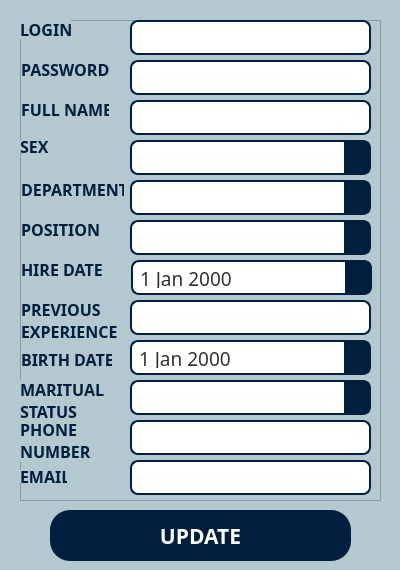
<?xml version="1.0" encoding="UTF-8"?>
<ui version="4.0">
 <class>Dialog</class>
 <widget class="QDialog" name="Dialog">
  <property name="windowModality">
   <enum>Qt::NonModal</enum>
  </property>
  <property name="geometry">
   <rect>
    <x>0</x>
    <y>0</y>
    <width>400</width>
    <height>570</height>
   </rect>
  </property>
  <property name="sizePolicy">
   <sizepolicy hsizetype="Preferred" vsizetype="Preferred">
    <horstretch>0</horstretch>
    <verstretch>0</verstretch>
   </sizepolicy>
  </property>
  <property name="minimumSize">
   <size>
    <width>400</width>
    <height>570</height>
   </size>
  </property>
  <property name="maximumSize">
   <size>
    <width>400</width>
    <height>570</height>
   </size>
  </property>
  <property name="sizeIncrement">
   <size>
    <width>0</width>
    <height>0</height>
   </size>
  </property>
  <property name="windowTitle">
   <string>Edit Worker</string>
  </property>
  <property name="windowIcon">
   <iconset>
    <selectedon>:/img/src/image/edit_icon.png</selectedon>
   </iconset>
  </property>
  <property name="styleSheet">
   <string notr="true">background-color: rgb(179, 200, 207);</string>
  </property>
  <property name="modal">
   <bool>false</bool>
  </property>
  <widget class="QFrame" name="frame">
   <property name="geometry">
    <rect>
     <x>20</x>
     <y>20</y>
     <width>361</width>
     <height>481</height>
    </rect>
   </property>
   <property name="frameShape">
    <enum>QFrame::StyledPanel</enum>
   </property>
   <property name="frameShadow">
    <enum>QFrame::Raised</enum>
   </property>
   <widget class="QComboBox" name="position_comboBox">
    <property name="geometry">
     <rect>
      <x>110</x>
      <y>200</y>
      <width>241</width>
      <height>35</height>
     </rect>
    </property>
    <property name="font">
     <font>
      <family>Caros Light</family>
      <pointsize>14</pointsize>
     </font>
    </property>
    <property name="styleSheet">
     <string notr="true">QComboBox {
                background-color: rgb(255, 255, 255);
                border: 2px solid  rgb(0, 31, 63);
                border-radius: 8px;
                padding: 5px;
                font-size: 14pt;
                color: rgb(50, 50, 50);
            }
            QComboBox::drop-down {
                background-color: rgb(0, 31, 63);
                border: none;
                width: 25px;
            }
            QComboBox::down-arrow {
                image: url(:/img/src/image/chevron_down.png); 
                width: 12px;
                height: 12px;
            }</string>
    </property>
   </widget>
   <widget class="QDateEdit" name="hire_date_dateEdit">
    <property name="geometry">
     <rect>
      <x>111</x>
      <y>240</y>
      <width>241</width>
      <height>35</height>
     </rect>
    </property>
    <property name="font">
     <font>
      <family>Caros Light</family>
      <pointsize>14</pointsize>
     </font>
    </property>
    <property name="styleSheet">
     <string notr="true">QDateEdit {
                background-color: rgb(255, 255, 255);
                border: 2px solid  rgb(0, 31, 63);
                border-radius: 8px;
                padding: 5px;
                font-size: 14pt;
                color: rgb(50, 50, 50);
            }
QDateEdit::drop-down {
                background-color: rgb(0, 31, 63);
                border: none;
                width: 25px;
            }
            QDateEdit::down-arrow {
                image: url(:/img/src/image/chevron_down.png); 
                width: 12px;
                height: 12px;
            }
            QDateEdit QCalendarWidget {
                background-color: rgb(240, 240, 240);
                border: 1px solid rgb(200, 200, 200);
                font-size: 12pt;
                color: rgb(0, 0, 0);
				font: 25 16pt &quot;Caros Light&quot;;
            }
            QDateEdit QCalendarWidget QToolButton {
                color: rgb(0, 31, 63);
                font-size: 12pt;
                border: none;
                margin: 5px;
                padding: 5px;
                border-radius: 5px;
				font: 25 16pt &quot;Caros Light&quot;;
            }
            QDateEdit QCalendarWidget QToolButton:hover {
                background-color: rgb(58, 109, 140);
				font: 25 16pt &quot;Caros Light&quot;;
            }
            QDateEdit QCalendarWidget QTableView {
                background-color: white;
                color: black;
				font: 25 16pt &quot;Caros Light&quot;;
            }
QDateEdit QCalendarWidget QTableView:selected {
                background-color: rgb(0, 122, 204);
                color: white;
				font: 25 16pt &quot;Caros Light&quot;;
 }
QDateEdit QCalendarWidget QToolButton#qt_calendar_prevmonth  {
	qproperty-icon: none;
    image: url(:/img/src/image/Left.png);
}

QDateEdit QCalendarWidget QToolButton#qt_calendar_nextmonth {
	qproperty-icon: none;
    image: url(:/img/src/image/Right.png); 
}
</string>
    </property>
    <property name="locale">
     <locale language="English" country="UnitedStates"/>
    </property>
    <property name="minimumDateTime">
     <datetime>
      <hour>0</hour>
      <minute>0</minute>
      <second>0</second>
      <year>1945</year>
      <month>9</month>
      <day>14</day>
     </datetime>
    </property>
    <property name="calendarPopup">
     <bool>true</bool>
    </property>
   </widget>
   <widget class="QLabel" name="label">
    <property name="geometry">
     <rect>
      <x>0</x>
      <y>0</y>
      <width>51</width>
      <height>19</height>
     </rect>
    </property>
    <property name="font">
     <font>
      <family>Caros Black</family>
      <pointsize>12</pointsize>
      <weight>75</weight>
      <bold>true</bold>
     </font>
    </property>
    <property name="styleSheet">
     <string notr="true">color:  rgb(0, 31, 63);</string>
    </property>
    <property name="text">
     <string>LOGIN</string>
    </property>
   </widget>
   <widget class="QLabel" name="label_2">
    <property name="geometry">
     <rect>
      <x>1</x>
      <y>40</y>
      <width>91</width>
      <height>19</height>
     </rect>
    </property>
    <property name="font">
     <font>
      <family>Caros Black</family>
      <pointsize>12</pointsize>
      <weight>75</weight>
      <bold>true</bold>
     </font>
    </property>
    <property name="styleSheet">
     <string notr="true">color:  rgb(0, 31, 63);</string>
    </property>
    <property name="text">
     <string>PASSWORD</string>
    </property>
   </widget>
   <widget class="QLabel" name="label_3">
    <property name="geometry">
     <rect>
      <x>1</x>
      <y>80</y>
      <width>88</width>
      <height>19</height>
     </rect>
    </property>
    <property name="font">
     <font>
      <family>Caros Black</family>
      <pointsize>12</pointsize>
      <weight>75</weight>
      <bold>true</bold>
     </font>
    </property>
    <property name="styleSheet">
     <string notr="true">color:  rgb(0, 31, 63);</string>
    </property>
    <property name="text">
     <string>FULL NAME</string>
    </property>
   </widget>
   <widget class="QLabel" name="label_4">
    <property name="geometry">
     <rect>
      <x>1</x>
      <y>160</y>
      <width>103</width>
      <height>19</height>
     </rect>
    </property>
    <property name="font">
     <font>
      <family>Caros Black</family>
      <pointsize>12</pointsize>
      <weight>75</weight>
      <bold>true</bold>
     </font>
    </property>
    <property name="styleSheet">
     <string notr="true">color:  rgb(0, 31, 63);</string>
    </property>
    <property name="text">
     <string>DEPARTMENT</string>
    </property>
   </widget>
   <widget class="QLabel" name="label_5">
    <property name="geometry">
     <rect>
      <x>1</x>
      <y>200</y>
      <width>78</width>
      <height>19</height>
     </rect>
    </property>
    <property name="font">
     <font>
      <family>Caros Black</family>
      <pointsize>12</pointsize>
      <weight>75</weight>
      <bold>true</bold>
     </font>
    </property>
    <property name="styleSheet">
     <string notr="true">color:  rgb(0, 31, 63);</string>
    </property>
    <property name="text">
     <string>POSITION</string>
    </property>
   </widget>
   <widget class="QLabel" name="label_6">
    <property name="geometry">
     <rect>
      <x>1</x>
      <y>240</y>
      <width>81</width>
      <height>19</height>
     </rect>
    </property>
    <property name="font">
     <font>
      <family>Caros Black</family>
      <pointsize>12</pointsize>
      <weight>75</weight>
      <bold>true</bold>
     </font>
    </property>
    <property name="styleSheet">
     <string notr="true">color:  rgb(0, 31, 63);</string>
    </property>
    <property name="text">
     <string>HIRE DATE</string>
    </property>
   </widget>
   <widget class="QLabel" name="label_7">
    <property name="geometry">
     <rect>
      <x>1</x>
      <y>280</y>
      <width>96</width>
      <height>41</height>
     </rect>
    </property>
    <property name="font">
     <font>
      <family>Caros Black</family>
      <pointsize>12</pointsize>
      <weight>75</weight>
      <bold>true</bold>
     </font>
    </property>
    <property name="acceptDrops">
     <bool>false</bool>
    </property>
    <property name="styleSheet">
     <string notr="true">color:  rgb(0, 31, 63);</string>
    </property>
    <property name="text">
     <string>PREVIOUS EXPERIENCE</string>
    </property>
    <property name="scaledContents">
     <bool>false</bool>
    </property>
    <property name="wordWrap">
     <bool>true</bool>
    </property>
   </widget>
   <widget class="QLabel" name="label_8">
    <property name="geometry">
     <rect>
      <x>1</x>
      <y>330</y>
      <width>91</width>
      <height>19</height>
     </rect>
    </property>
    <property name="font">
     <font>
      <family>Caros Black</family>
      <pointsize>12</pointsize>
      <weight>75</weight>
      <bold>true</bold>
     </font>
    </property>
    <property name="styleSheet">
     <string notr="true">color:  rgb(0, 31, 63);</string>
    </property>
    <property name="text">
     <string>BIRTH DATE</string>
    </property>
   </widget>
   <widget class="QDateEdit" name="birth_date_dateEdit">
    <property name="geometry">
     <rect>
      <x>110</x>
      <y>320</y>
      <width>241</width>
      <height>35</height>
     </rect>
    </property>
    <property name="font">
     <font>
      <family>Caros Light</family>
      <pointsize>14</pointsize>
     </font>
    </property>
    <property name="styleSheet">
     <string notr="true">QDateEdit {
                background-color: rgb(255, 255, 255);
                border: 2px solid  rgb(0, 31, 63);
                border-radius: 8px;
                padding: 5px;
                font-size: 14pt;
                color: rgb(50, 50, 50);
            }
QDateEdit::drop-down {
                background-color: rgb(0, 31, 63);
                border: none;
                width: 25px;
            }
            QDateEdit::down-arrow {
                image: url(:/img/src/image/chevron_down.png); 
                width: 12px;
                height: 12px;
            }
            QDateEdit QCalendarWidget {
                background-color: rgb(240, 240, 240);
                border: 1px solid rgb(200, 200, 200);
                font-size: 12pt;
                color: rgb(0, 0, 0);
				font: 25 16pt &quot;Caros Light&quot;;
            }
            QDateEdit QCalendarWidget QToolButton {
                color: rgb(0, 31, 63);
                font-size: 12pt;
                border: none;
                margin: 5px;
                padding: 5px;
                border-radius: 5px;
				font: 25 16pt &quot;Caros Light&quot;;
            }
            QDateEdit QCalendarWidget QToolButton:hover {
                background-color: rgb(58, 109, 140);
				font: 25 16pt &quot;Caros Light&quot;;
            }
            QDateEdit QCalendarWidget QTableView {
                background-color: white;
                color: black;
				font: 25 16pt &quot;Caros Light&quot;;
            }
QDateEdit QCalendarWidget QTableView:selected {
                background-color: rgb(0, 122, 204);
                color: white;
				font: 25 16pt &quot;Caros Light&quot;;
 }
QDateEdit QCalendarWidget QToolButton#qt_calendar_prevmonth  {
	qproperty-icon: none;
    image: url(:/img/src/image/Left.png);
}

QDateEdit QCalendarWidget QToolButton#qt_calendar_nextmonth {
	qproperty-icon: none;
    image: url(:/img/src/image/Right.png); 
}
</string>
    </property>
    <property name="locale">
     <locale language="English" country="UnitedStates"/>
    </property>
    <property name="minimumDateTime">
     <datetime>
      <hour>0</hour>
      <minute>0</minute>
      <second>0</second>
      <year>1945</year>
      <month>9</month>
      <day>14</day>
     </datetime>
    </property>
    <property name="calendarPopup">
     <bool>true</bool>
    </property>
   </widget>
   <widget class="QLineEdit" name="experience_lineEdit">
    <property name="geometry">
     <rect>
      <x>110</x>
      <y>280</y>
      <width>241</width>
      <height>35</height>
     </rect>
    </property>
    <property name="font">
     <font>
      <pointsize>10</pointsize>
     </font>
    </property>
    <property name="styleSheet">
     <string notr="true">QLineEdit {
	background-color: rgb(255, 255, 255);
    border: 2px solid  rgb(0, 31, 63);
    border-radius: 8px; 
    padding: 5px; 
	font-size: 10pt;
}</string>
    </property>
    <property name="maxLength">
     <number>100</number>
    </property>
   </widget>
   <widget class="QLineEdit" name="full_name_lineEdit">
    <property name="geometry">
     <rect>
      <x>110</x>
      <y>80</y>
      <width>241</width>
      <height>35</height>
     </rect>
    </property>
    <property name="font">
     <font>
      <pointsize>10</pointsize>
     </font>
    </property>
    <property name="styleSheet">
     <string notr="true">QLineEdit {
	background-color: rgb(255, 255, 255);
    border: 2px solid  rgb(0, 31, 63);
    border-radius: 8px; 
    padding: 5px; 
	font-size: 10pt;
}</string>
    </property>
    <property name="text">
     <string/>
    </property>
    <property name="maxLength">
     <number>100</number>
    </property>
    <property name="placeholderText">
     <string/>
    </property>
   </widget>
   <widget class="QLineEdit" name="password_lineEdit">
    <property name="geometry">
     <rect>
      <x>110</x>
      <y>40</y>
      <width>241</width>
      <height>35</height>
     </rect>
    </property>
    <property name="font">
     <font>
      <pointsize>10</pointsize>
     </font>
    </property>
    <property name="styleSheet">
     <string notr="true">QLineEdit {
	background-color: rgb(255, 255, 255);
    border: 2px solid  rgb(0, 31, 63);
    border-radius: 8px; 
    padding: 5px; 
	font-size: 10pt;
}</string>
    </property>
    <property name="maxLength">
     <number>100</number>
    </property>
   </widget>
   <widget class="QLineEdit" name="login_lineEdit">
    <property name="geometry">
     <rect>
      <x>110</x>
      <y>0</y>
      <width>241</width>
      <height>35</height>
     </rect>
    </property>
    <property name="font">
     <font>
      <family>Caros Light</family>
      <pointsize>10</pointsize>
     </font>
    </property>
    <property name="styleSheet">
     <string notr="true">QLineEdit {
	background-color: rgb(255, 255, 255);
    border: 2px solid  rgb(0, 31, 63);
    border-radius: 8px; 
    padding: 5px; 
	font-size: 10pt;
}</string>
    </property>
    <property name="maxLength">
     <number>100</number>
    </property>
   </widget>
   <widget class="QComboBox" name="department_comboBox">
    <property name="geometry">
     <rect>
      <x>110</x>
      <y>160</y>
      <width>241</width>
      <height>35</height>
     </rect>
    </property>
    <property name="font">
     <font>
      <family>Caros Light</family>
      <pointsize>14</pointsize>
     </font>
    </property>
    <property name="styleSheet">
     <string notr="true">QComboBox {
                background-color: rgb(255, 255, 255);
                border: 2px solid  rgb(0, 31, 63);
                border-radius: 8px;
                padding: 5px;
                font-size: 14pt;
                color: rgb(50, 50, 50);
            }
            QComboBox::drop-down {
                background-color: rgb(0, 31, 63);
                border: none;
                width: 25px;
            }
            QComboBox::down-arrow {
                image: url(:/img/src/image/chevron_down.png); 
                width: 12px;
                height: 12px;
            }</string>
    </property>
    <property name="currentText">
     <string/>
    </property>
   </widget>
   <widget class="QComboBox" name="sex_comboBox">
    <property name="geometry">
     <rect>
      <x>110</x>
      <y>120</y>
      <width>241</width>
      <height>35</height>
     </rect>
    </property>
    <property name="font">
     <font>
      <family>Caros Light</family>
      <pointsize>14</pointsize>
     </font>
    </property>
    <property name="styleSheet">
     <string notr="true">QComboBox {
                background-color: rgb(255, 255, 255);
                border: 2px solid  rgb(0, 31, 63);
                border-radius: 8px;
                padding: 5px;
                font-size: 14pt;
                color: rgb(50, 50, 50);
            }
            QComboBox::drop-down {
                background-color: rgb(0, 31, 63);
                border: none;
                width: 25px;
            }
            QComboBox::down-arrow {
                image: url(:/img/src/image/chevron_down.png); 
                width: 12px;
                height: 12px;
            }</string>
    </property>
    <property name="editable">
     <bool>false</bool>
    </property>
    <property name="currentText">
     <string/>
    </property>
   </widget>
   <widget class="QLabel" name="label_9">
    <property name="geometry">
     <rect>
      <x>0</x>
      <y>120</y>
      <width>47</width>
      <height>13</height>
     </rect>
    </property>
    <property name="font">
     <font>
      <family>Caros Black</family>
      <pointsize>12</pointsize>
      <weight>75</weight>
      <bold>true</bold>
     </font>
    </property>
    <property name="styleSheet">
     <string notr="true">color:  rgb(0, 31, 63);</string>
    </property>
    <property name="text">
     <string>SEX</string>
    </property>
   </widget>
   <widget class="QComboBox" name="maritual_status_comboBox">
    <property name="geometry">
     <rect>
      <x>110</x>
      <y>360</y>
      <width>241</width>
      <height>35</height>
     </rect>
    </property>
    <property name="font">
     <font>
      <family>Caros Light</family>
      <pointsize>14</pointsize>
     </font>
    </property>
    <property name="styleSheet">
     <string notr="true">QComboBox {
                background-color: rgb(255, 255, 255);
                border: 2px solid  rgb(0, 31, 63);
                border-radius: 8px;
                padding: 5px;
                font-size: 14pt;
                color: rgb(50, 50, 50);
            }
            QComboBox::drop-down {
                background-color: rgb(0, 31, 63);
                border: none;
                width: 25px;
            }
            QComboBox::down-arrow {
                image: url(:/img/src/image/chevron_down.png); 
                width: 12px;
                height: 12px;
            }</string>
    </property>
   </widget>
   <widget class="QLineEdit" name="phone_number_lineEdit">
    <property name="geometry">
     <rect>
      <x>110</x>
      <y>400</y>
      <width>241</width>
      <height>35</height>
     </rect>
    </property>
    <property name="font">
     <font>
      <pointsize>10</pointsize>
     </font>
    </property>
    <property name="styleSheet">
     <string notr="true">QLineEdit {
	background-color: rgb(255, 255, 255);
    border: 2px solid  rgb(0, 31, 63);
    border-radius: 8px; 
    padding: 5px; 
	font-size: 10pt;
}</string>
    </property>
    <property name="maxLength">
     <number>100</number>
    </property>
   </widget>
   <widget class="QLineEdit" name="email_lineEdit">
    <property name="geometry">
     <rect>
      <x>110</x>
      <y>440</y>
      <width>241</width>
      <height>35</height>
     </rect>
    </property>
    <property name="font">
     <font>
      <pointsize>10</pointsize>
     </font>
    </property>
    <property name="styleSheet">
     <string notr="true">QLineEdit {
	background-color: rgb(255, 255, 255);
    border: 2px solid  rgb(0, 31, 63);
    border-radius: 8px; 
    padding: 5px; 
	font-size: 10pt;
}</string>
    </property>
    <property name="maxLength">
     <number>100</number>
    </property>
   </widget>
   <widget class="QLabel" name="label_10">
    <property name="geometry">
     <rect>
      <x>0</x>
      <y>400</y>
      <width>91</width>
      <height>41</height>
     </rect>
    </property>
    <property name="font">
     <font>
      <family>Caros Black</family>
      <pointsize>12</pointsize>
      <weight>75</weight>
      <bold>true</bold>
     </font>
    </property>
    <property name="styleSheet">
     <string notr="true">color:  rgb(0, 31, 63);</string>
    </property>
    <property name="text">
     <string>PHONE NUMBER</string>
    </property>
    <property name="wordWrap">
     <bool>true</bool>
    </property>
   </widget>
   <widget class="QLabel" name="label_11">
    <property name="geometry">
     <rect>
      <x>0</x>
      <y>450</y>
      <width>47</width>
      <height>13</height>
     </rect>
    </property>
    <property name="font">
     <font>
      <family>Caros Black</family>
      <pointsize>12</pointsize>
      <weight>75</weight>
      <bold>true</bold>
     </font>
    </property>
    <property name="styleSheet">
     <string notr="true">color:  rgb(0, 31, 63);</string>
    </property>
    <property name="text">
     <string>EMAIL</string>
    </property>
   </widget>
   <widget class="QLabel" name="label_12">
    <property name="geometry">
     <rect>
      <x>0</x>
      <y>360</y>
      <width>101</width>
      <height>41</height>
     </rect>
    </property>
    <property name="font">
     <font>
      <family>Caros Black</family>
      <pointsize>12</pointsize>
      <weight>75</weight>
      <bold>true</bold>
     </font>
    </property>
    <property name="styleSheet">
     <string notr="true">color:  rgb(0, 31, 63);</string>
    </property>
    <property name="text">
     <string>MARITUAL STATUS</string>
    </property>
    <property name="wordWrap">
     <bool>true</bool>
    </property>
   </widget>
  </widget>
  <widget class="QPushButton" name="update_pushButton">
   <property name="geometry">
    <rect>
     <x>50</x>
     <y>510</y>
     <width>301</width>
     <height>51</height>
    </rect>
   </property>
   <property name="font">
    <font>
     <family>Caros Black</family>
     <pointsize>16</pointsize>
     <weight>75</weight>
     <bold>true</bold>
    </font>
   </property>
   <property name="styleSheet">
    <string notr="true">QPushButton{
background-color: rgb(0, 31, 63);
border-radius: 20px;
color: rgb(255, 255, 255);
}

QPushButton:hover{
background-color: rgb(58, 109, 140);
}</string>
   </property>
   <property name="text">
    <string>UPDATE</string>
   </property>
  </widget>
 </widget>
 <resources>
  <include location="rec.qrc"/>
 </resources>
 <connections/>
</ui>
